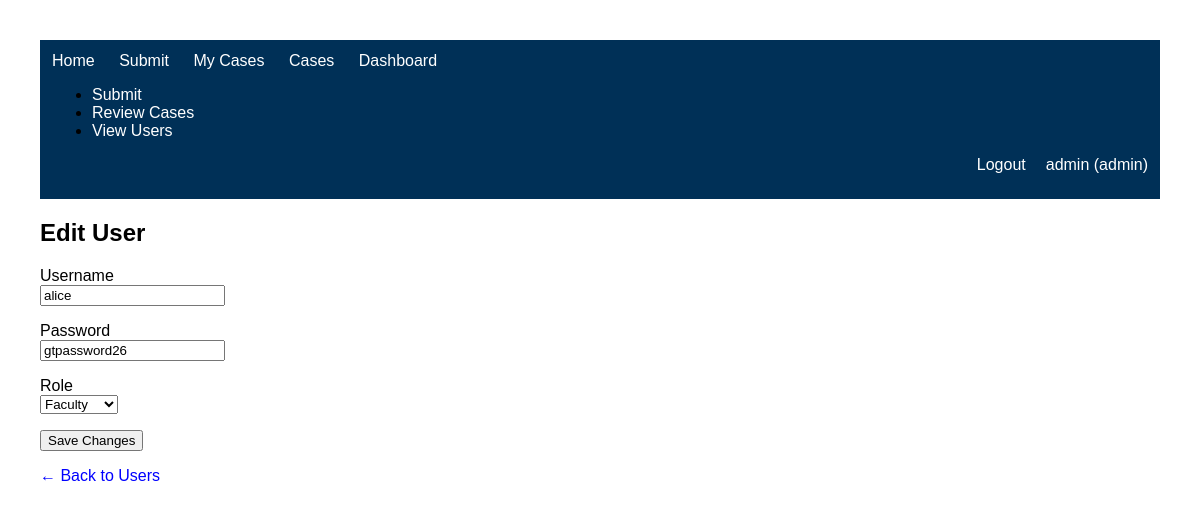
/admin/users/edit/1 (signed in), run on the app's committed database.
### tables this page shows
CREATE TABLE users (
        id INTEGER PRIMARY KEY AUTOINCREMENT,
        username TEXT UNIQUE,
        password TEXT,
        role TEXT
    );

### app.py (the view, shortened to what this page needs)
@app.route("/admin/users/edit/<int:user_id>", methods=["GET", "POST"])
@require_role("admin")
def edit_user(user_id):
    conn = get_db()
    if request.method == "GET":
        user = conn.execute("""
            SELECT *
            FROM users
            WHERE id = ?
        """, (user_id,)).fetchone()
        conn.close()
        return render_template(
            "edit_user.html",
            user=user
        )

### app.py (called while the page is built)
def require_role(*roles):
    def decorator(f):
        @wraps(f)
        def wrapper(*args, **kwargs):
            if "username" not in session:
                return redirect("/login")
            if session["role"] not in roles:
                return "Access denied", 403
            return f(*args, **kwargs)
        return wrapper
    return decorator

def get_db():
    conn = sqlite3.connect(DATABASE)
    conn.row_factory = sqlite3.Row
    return conn

### templates/edit_user.html (shortened to what this page needs)
{% extends "base.html" %}
{% block content %}
<h2>Edit User</h2>
<form method="post">
<p>
<label>Username</label><br>
<input
    type="text"
    value="{{ user.username }}"
    readonly>
</p>
<p>
<label>Password</label><br>
<input
    type="text"
    name="password"
    value="{{ user.password }}"
    required>
</p>
<p>
<label>Role</label><br>
<select name="role">
    <option value="faculty"
        {% if user.role == "faculty" %}selected{% endif %}>
        Faculty
    </option>
</select>
</p>
<p>
<button type="submit">
Save Changes
</button>
</p>
</form>
<p>
<a href="/admin/users">
← Back to Users
</a>
</p>
{% endblock %}

### static/style.css (style rules this page uses)
body { font-family: Arial; margin: 40px; }
a { text-decoration: none; color: blue; }

### data on the page
users: username "alice", password "gtpassword26", role "Faculty"

### other printed values
{{ session["username"] }} "admin"
{{ session["role"] }} "admin"
